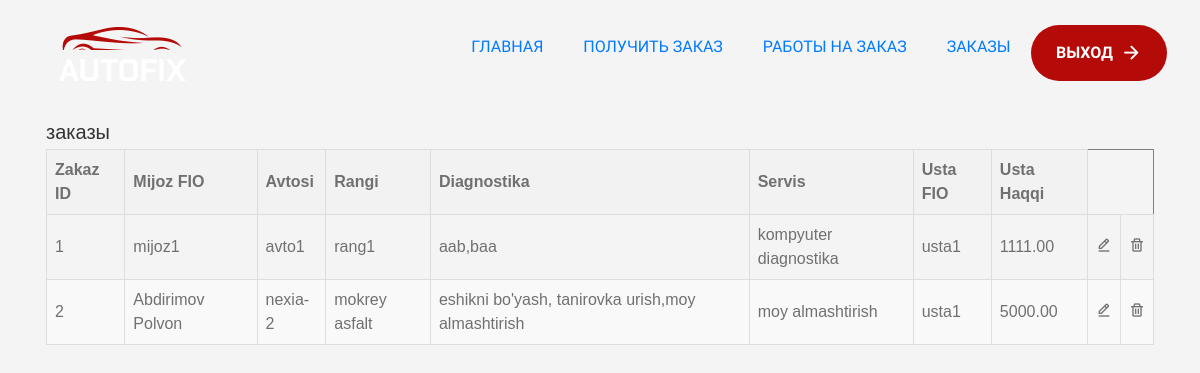
The page /zakazlar/ (signed in) on the database as committed earlier.
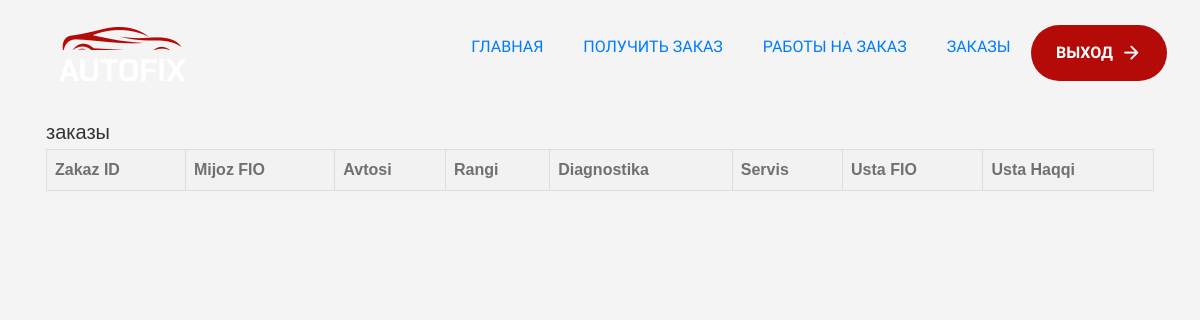
The same page on the database as committed later.
### pgapp/models.py (models this page shows, shortened)
class Diagnostikalar(models.Model):
    zakaz_id=models.ForeignKey(Zakaz,on_delete=models.CASCADE)
    usta_id=models.ForeignKey(Ustalar,on_delete=models.CASCADE)
    usta_haqqi=models.DecimalField(max_digits=10,decimal_places=2)
    servis=models.CharField(max_length=200)

class Zakaz(models.Model):
    mijoz_fio=models.CharField(max_length=200)
    avtosi=models.CharField(max_length=200)
    rangi=models.CharField(max_length=200)
    diagnostika=models.CharField(max_length=200)

class Ustalar(models.Model):
    fio=models.CharField(max_length=200)
    tel=models.CharField(max_length=200)

### config/views.py (the view)
# urls.py: path('zakazlar/',ZakazlarView.as_view(),name='zakazlar'),
class ZakazlarView(AdminCheck,View):
    def get(self,request):
        diagnostikalar=Diagnostikalar.objects.all()
        return render(request,'admin/zakazlar.html',{'diagnostikalar':diagnostikalar})

### config/views.py (called while the page is built)
    def test_func(self):
        return self.request.user.is_superuser

### pgapp/templates/admin/zakazlar.html (shortened to what this page needs)
{% extends 'base.html' %}
{% load static %}
{% block content %}
<link rel="stylesheet" href="{% static 'mijoz/style.css' %}">
<link href='https://unpkg.com/boxicons@2.1.4/css/boxicons.min.css' rel='stylesheet'>
<head>
    <link rel="stylesheet" href="{% static 'admin/zakazlar.css' %}">
</head>
<body>
<div class="padd container">
    <h2>заказы</h2>
    <table border="1">
        <thead>
            <tr>
                <th>Zakaz ID</th>
                <th>Mijoz FIO</th>
                <th>Avtosi</th>
                <th>Rangi</th>
                <th>Diagnostika</th>
                <th>Servis</th>
                <th>Usta FIO</th>
                <th>Usta Haqqi</th>
            </tr>
        </thead>
        <tbody>
            {% for diagnostika in diagnostikalar %}
                <tr>
                    <td>{{ diagnostika.zakaz_id.id }}</td>
                    <td>{{ diagnostika.zakaz_id.mijoz_fio }}</td>
                    <td>{{ diagnostika.zakaz_id.avtosi }}</td>
                    <td>{{ diagnostika.zakaz_id.rangi }}</td>
                    <td>{{ diagnostika.zakaz_id.diagnostika }}</td>
                    <td>{{ diagnostika.servis }}</td>
                    <td>{{ diagnostika.usta_id.fio }}</td>
                    <td>{{ diagnostika.usta_haqqi }}</td>
                    <td><a href="{% url 'zakazedit' diagnostika.id %}">
                <i class='bx bx-edit-alt'></i>
            </a></td>
            <td>
                <a href="{% url 'zakazdelete' diagnostika.id %}">
                    <i class='bx bx-trash'></i>
                </a>
            </td>
                </tr>
            {% endfor %}
        </tbody>
    </table>
    </div>
</body>
</html>
{% endblock content%}

Rows that differ between the two databases and show on the page:
removed Diagnostikalar: zakaz_id.id "1", zakaz_id.mijoz_fio "mijoz1", zakaz_id.avtosi "avto1", zakaz_id.rangi "rang1", zakaz_id.diagnostika "aab,baa", servis "kompyuter diagnostika", usta_id.fio "usta1", usta_haqqi "1111.00"
removed Diagnostikalar: zakaz_id.id "2", zakaz_id.mijoz_fio "Abdirimov Polvon", zakaz_id.avtosi "nexia-2", zakaz_id.rangi "mokrey asfalt", zakaz_id.diagnostika "eshikni bo'yash, tanirovka urish,moy almashtirish", servis "moy almashtirish", usta_id.fio "usta1", usta_haqqi "5000.00"
